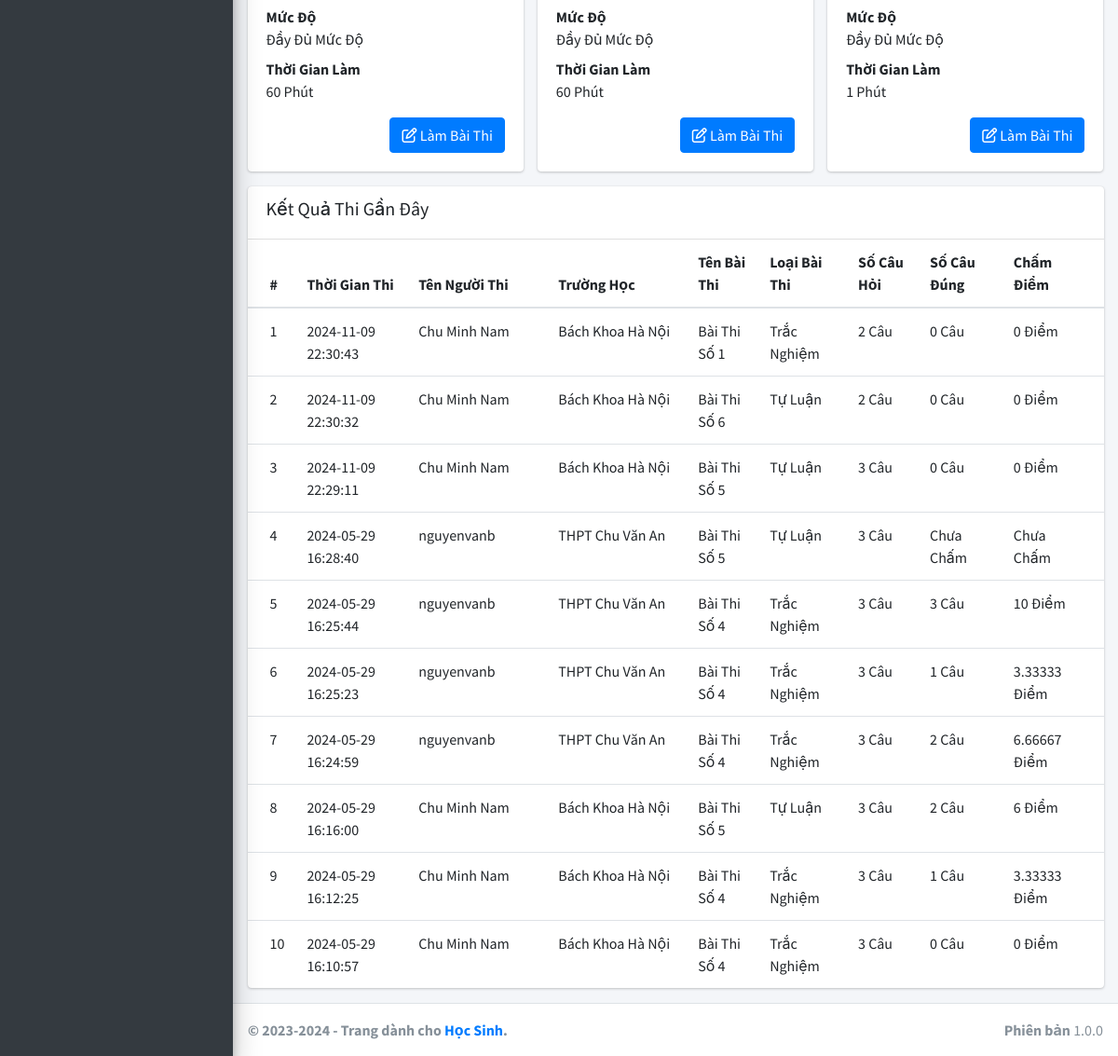
Before: / (lower part) with the older database file.
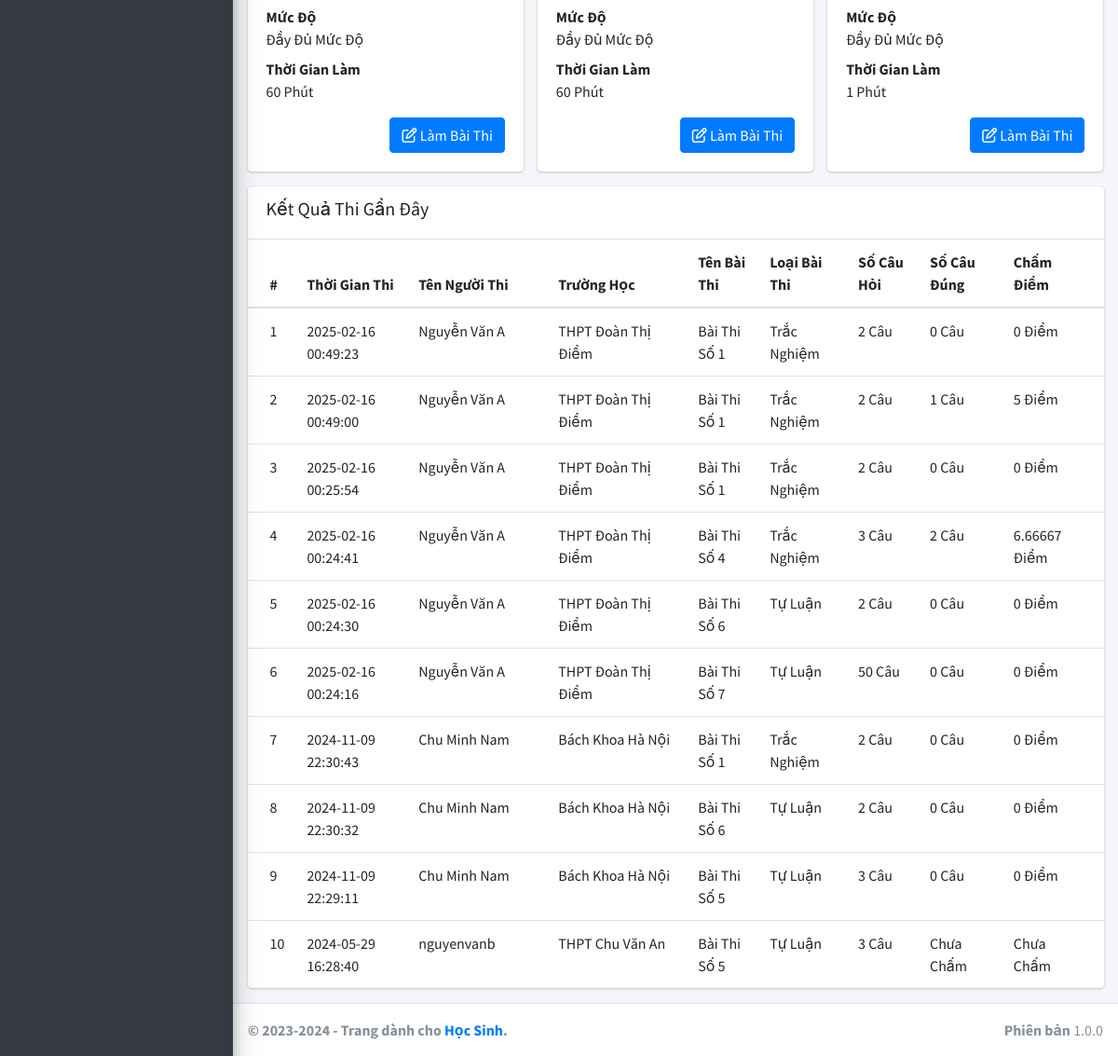
After: the same page with the newer database file.
### tables this page shows
CREATE TABLE `baithi` (
  `MaBaiThi` int(11) NOT NULL,
  `MaTrinhDo` int(11) NOT NULL,
  `LoaiBaiThi` int(11) NOT NULL DEFAULT 1,
  `MucDo` int(11) NOT NULL DEFAULT 1,
  `SoCauHoi` int(11) NOT NULL DEFAULT 1,
  `ThoiGianLam` int(11) NOT NULL,
  `TrangThai` int(11) NOT NULL DEFAULT 1
);

CREATE TABLE `ketqua` (
  `MaKetQua` int(11) NOT NULL,
  `MaHocSinh` int(11) NOT NULL,
  `SoCauDung` int(11) NOT NULL,
  `ChamDiem` float NOT NULL,
  `ThoiGian` datetime NOT NULL DEFAULT current_timestamp(),
  `MaBaiThi` int(11) NOT NULL,
  `TrangThai` int(11) NOT NULL DEFAULT 1
);

CREATE TABLE `hocsinh` (
  `MaHocSinh` int(11) NOT NULL,
  `TenHocSinh` varchar(255) NOT NULL,
  `NgaySinh` date NOT NULL,
  `GioiTinh` int(11) NOT NULL,
  `TenTruong` varchar(255) NOT NULL,
  `TaiKhoan` varchar(255) NOT NULL,
  `MatKhau` varchar(255) NOT NULL,
  `TrangThai` int(11) NOT NULL DEFAULT 1
);

### application/controllers/TrangChu.php (called while the page is built, shortened)
<?php if ( ! defined('BASEPATH')) exit('No direct script access allowed');
class TrangChu extends CI_Controller {
	public function __construct()
	{
		$this->load->model('Student/Model_BaiHoc');
		$this->load->model('Student/Model_BaiThi');
		$this->load->model('Student/Model_KetQua');
		$this->load->model('Admin/Model_TrinhDo');
	}
	public function index()
	{
		$data['title'] = "Trang chủ hệ thống học tập!";
		$data['baihoc'] = $this->Model_BaiHoc->getAllHome();
		$data['baithi'] = $this->Model_BaiThi->getAllHome();
		$data['result'] = $this->Model_KetQua->getRecentHome();
		return $this->load->view('Student/View_TrangChu', $data);
	}
}

### index.php (called while the page is built, shortened)
<?php
require_once BASEPATH.'core/CodeIgniter.php';

### application/models/Student/Model_BaiThi.php (called while the page is built, shortened)
<?php if ( ! defined('BASEPATH')) exit('No direct script access allowed');
class Model_BaiThi extends CI_Model {
	public function getAllHome(){
		$sql = "SELECT baithi.*, trinhdo.TenTrinhDo, trinhdo.DuongDan FROM baithi, trinhdo WHERE baithi.TrangThai = 1 AND trinhdo.MaTrinhDo = baithi.MaTrinhDo ORDER BY baithi.Mabaithi DESC LIMIT 6";
		$result = $this->db->query($sql);
		return $result->result_array();
	}
}

### application/models/Admin/Model_TrinhDo.php (called while the page is built, shortened)
<?php if ( ! defined('BASEPATH')) exit('No direct script access allowed');
class Model_TrinhDo extends CI_Model {
	public function getAll($start = 0, $end = 10){
		$sql = "SELECT * FROM trinhdo WHERE TrangThai = 1 ORDER BY Matrinhdo DESC LIMIT ?, ?";
		$result = $this->db->query($sql, array($start, $end));
		return $result->result_array();
	}
}

### application/models/Student/Model_KetQua.php (called while the page is built, shortened)
<?php if ( ! defined('BASEPATH')) exit('No direct script access allowed');
class Model_KetQua extends CI_Model {
	public function getRecentHome(){
		$sql = "SELECT ketqua.*, baithi.MaBaiThi, baithi.SoCauHoi, baithi.MucDo, baithi.LoaiBaiThi, hocsinh.TenHocSinh, hocsinh.TenTruong FROM ketqua, baithi, hocsinh WHERE ketqua.MaBaiThi = baithi.MaBaiThi AND ketqua.TrangThai = 1 AND ketqua.MaHocSinh = hocsinh.MaHocSinh ORDER BY ketqua.MaKetQua DESC LIMIT 10";
		$result = $this->db->query($sql);
		return $result->result_array();
	}
}

### application/views/Student/View_TrangChu.php (the view, shortened to what the changed rows need)
<?php require(APPPATH.'views/Student/layouts/header.php'); ?>
<div class="content-wrapper" style="min-height: 1203.31px;">
    <section class="content">
      <div class="container-fluid">
        <div class="row">
          <div class="col-12">
            <div class="row">
            	<?php foreach ($baithi as $key => $value): ?>
            		<div class="col-md-4">
			            <div class="card">
			              <div class="card-body">
			                <dl>
			                  <dt>Mức Độ</dt>
			                  <dd>
			                  	<?php if($value['MucDo'] == 1){ ?>
		                            Nhận Biết
		                        <?php }else if($value['MucDo'] == 2){ ?>
		                            Thông Hiểu
		                        <?php }else if($value['MucDo'] == 3){ ?>
		                            Vận Dụng
		                        <?php }else if($value['MucDo'] == 3){ ?>
		                        		Vận Dụng Cao
		                        <?php }else{ ?>
		                            Đầy Đủ Mức Độ
		                        <?php } ?>
			                  </dd>
			                  <dt>Thời Gian Làm</dt>
			                  <dd>
			                  	<?php echo $value['ThoiGianLam'] ?> Phút
			                  </dd>
			                </dl>
			                <div class="text-right">
			              		<a href="<?php echo base_url('lam-bai-thi/'.$value['MaBaiThi'].'/'); ?>" class="btn btn-primary"><i class="fa-regular fa-pen-to-square"></i> Làm Bài Thi</a>
			                </div>
			              </div>
			            </div>
			          </div>
            	<?php endforeach ?>
						</div>
          </div>
          <div class="col-12">
            <div class="card">
            	<div class="card-body table-responsive p-0">
                <table class="table table-hover">
                  <thead>
                    <tr>
                    	<th>#</th>
                    	<th style="width: fit-content;">Thời Gian Thi</th>
                    	<th style="width: 150px;">Tên Người Thi</th>
                    	<th style="width: 150px;">Trường Học</th>
                      <th>Tên Bài Thi</th>
                      <th>Loại Bài Thi</th>
                      <th>Số Câu Hỏi</th>
                      <th>Số Câu Đúng</th>
                      <th>Chấm Điểm</th>
                    </tr>
                  </thead>
	                  <tbody>
	                  	<?php foreach ($result as $key => $value): ?>
	                  		<tr>
		                      <td><?php echo $key + 1 ?></td>
		                      <td>
	                          <?php echo $value['ThoiGian'] ?>
	                        </td>
	                        <td>
	                        	<?php echo $value['TenHocSinh'] ?>
	                        </td>
	                        <td>
	                        	<?php echo $value['TenTruong'] ?>
	                        </td>
	                        <td>
	                          Bài Thi Số <?php echo $value['MaBaiThi'] ?>
	                        </td>
	                        <td>
	                        	<?php echo $value['LoaiBaiThi'] == 1 ? "Trắc Nghiệm" : "Tự Luận" ?>
	                        </td>
		                      <td>
		                      	<?php echo $value['SoCauHoi'] ?> Câu
		                      </td>
		                      <td>
		                      	<?php echo $value['SoCauDung'] == -1 ? "Chưa Chấm" : $value['SoCauDung'] ." Câu"; ?>
		                      </td>
		                      <td>
		                      	<?php echo $value['ChamDiem'] == -1 ? "Chưa Chấm" : $value['ChamDiem']. " Điểm"; ?>
		                      </td>
		                    </tr>
		                  <?php endforeach ?>
	                  </tbody>
                </table>
              </div>
            </div>
          </div>
        </div>
      </div>
    </section>
  </div>
<?php require(APPPATH.'views/Student/layouts/footer.php'); ?>

Changed rows visible on the page:
no longer on this page (row unchanged): ketqua: ThoiGian "2024-05-29 16:25:44", MaHocSinh.TenHocSinh "nguyenvanb", MaHocSinh.TenTruong "THPT Chu Văn An", MaBaiThi.MaBaiThi "4", shows "Trắc Nghiệm", MaBaiThi.SoCauHoi "3", SoCauDung "3", ChamDiem "10"
no longer on this page (row unchanged): ketqua: ThoiGian "2024-05-29 16:25:23", MaHocSinh.TenHocSinh "nguyenvanb", MaHocSinh.TenTruong "THPT Chu Văn An", MaBaiThi.MaBaiThi "4", shows "Trắc Nghiệm", MaBaiThi.SoCauHoi "3", SoCauDung "1", ChamDiem "3.33333"
no longer on this page (row unchanged): ketqua: ThoiGian "2024-05-29 16:24:59", MaHocSinh.TenHocSinh "nguyenvanb", MaHocSinh.TenTruong "THPT Chu Văn An", MaBaiThi.MaBaiThi "4", shows "Trắc Nghiệm", MaBaiThi.SoCauHoi "3", SoCauDung "2", ChamDiem "6.66667"
no longer on this page (row unchanged): ketqua: ThoiGian "2024-05-29 16:16:00", MaHocSinh.TenHocSinh "Chu Minh Nam", MaHocSinh.TenTruong "Bách Khoa Hà Nội", MaBaiThi.MaBaiThi "5", shows "Tự Luận", MaBaiThi.SoCauHoi "3", SoCauDung "2", ChamDiem "6"
no longer on this page (row unchanged): ketqua: ThoiGian "2024-05-29 16:12:25", MaHocSinh.TenHocSinh "Chu Minh Nam", MaHocSinh.TenTruong "Bách Khoa Hà Nội", MaBaiThi.MaBaiThi "4", shows "Trắc Nghiệm", MaBaiThi.SoCauHoi "3", SoCauDung "1", ChamDiem "3.33333"
no longer on this page (row unchanged): ketqua: ThoiGian "2024-05-29 16:10:57", MaHocSinh.TenHocSinh "Chu Minh Nam", MaHocSinh.TenTruong "Bách Khoa Hà Nội", MaBaiThi.MaBaiThi "4", shows "Trắc Nghiệm", MaBaiThi.SoCauHoi "3", SoCauDung "0", ChamDiem "0"
added ketqua: ThoiGian "2025-02-16 00:49:23", MaHocSinh.TenHocSinh "Nguyễn Văn A", MaHocSinh.TenTruong "THPT Đoàn Thị Điểm", MaBaiThi.MaBaiThi "1", shows "Trắc Nghiệm", MaBaiThi.SoCauHoi "2", SoCauDung "0", ChamDiem "0"
added ketqua: ThoiGian "2025-02-16 00:49:00", MaHocSinh.TenHocSinh "Nguyễn Văn A", MaHocSinh.TenTruong "THPT Đoàn Thị Điểm", MaBaiThi.MaBaiThi "1", shows "Trắc Nghiệm", MaBaiThi.SoCauHoi "2", SoCauDung "1", ChamDiem "5"
added ketqua: ThoiGian "2025-02-16 00:25:54", MaHocSinh.TenHocSinh "Nguyễn Văn A", MaHocSinh.TenTruong "THPT Đoàn Thị Điểm", MaBaiThi.MaBaiThi "1", shows "Trắc Nghiệm", MaBaiThi.SoCauHoi "2", SoCauDung "0", ChamDiem "0"
added ketqua: ThoiGian "2025-02-16 00:24:41", MaHocSinh.TenHocSinh "Nguyễn Văn A", MaHocSinh.TenTruong "THPT Đoàn Thị Điểm", MaBaiThi.MaBaiThi "4", shows "Trắc Nghiệm", MaBaiThi.SoCauHoi "3", SoCauDung "2", ChamDiem "6.66667"
added ketqua: ThoiGian "2025-02-16 00:24:30", MaHocSinh.TenHocSinh "Nguyễn Văn A", MaHocSinh.TenTruong "THPT Đoàn Thị Điểm", MaBaiThi.MaBaiThi "6", shows "Tự Luận", MaBaiThi.SoCauHoi "2", SoCauDung "0", ChamDiem "0"
added ketqua: ThoiGian "2025-02-16 00:24:16", MaHocSinh.TenHocSinh "Nguyễn Văn A", MaHocSinh.TenTruong "THPT Đoàn Thị Điểm", MaBaiThi.MaBaiThi "7", shows "Tự Luận", MaBaiThi.SoCauHoi "50", SoCauDung "0", ChamDiem "0"
